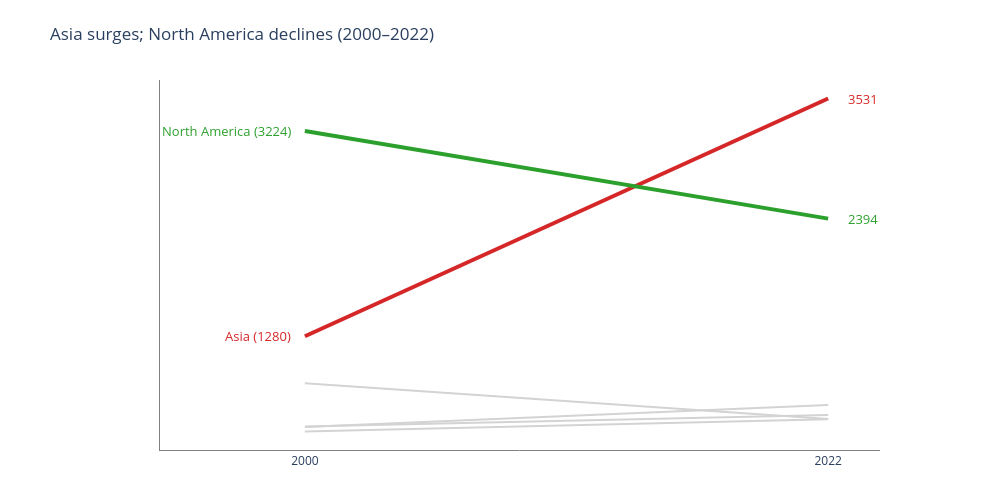

The code cell stored with this chart in its notebook:
### Markdown cell above
---
## Task 2 — Slopegraph: Regional Change 2000 vs 2022

**What to build:** A slopegraph comparing **average regional CO2 emissions** between 2000 and 2022.

**Requirements:**
- One line per region (not per country — aggregate first)
- Colour: regions that increased = one colour; decreased = another
- Values labelled at both ends of each line
- No y-axis tick labels (the endpoint labels make them redundant)
- Insight title stating which regions moved most

> 💡 `df.groupby(['Region','Year'])['CO2_Mt'].mean().reset_index()` then filter to 2000 and 2022

### Code cell
import pandas as pd
import plotly.graph_objects as go

# Load data
df = pd.read_csv('../data/co2_emissions.csv')

# Aggregate
df_region = df.groupby(['Region', 'Year'])['CO2_Mt'].mean().reset_index()
df_filtered = df_region[df_region['Year'].isin([2000, 2022])]

# Pivot
df_pivot = df_filtered.pivot(index='Region', columns='Year', values='CO2_Mt').reset_index()
df_pivot.columns = ['Region', 'CO2_2000', 'CO2_2022']

# Change
df_pivot['Change'] = df_pivot['CO2_2022'] - df_pivot['CO2_2000']

# Identify key regions
top_increase = df_pivot.sort_values('Change', ascending=False).iloc[0]
top_decrease = df_pivot.sort_values('Change').iloc[0]

# Axis shift (KEY FIX)
x_axis_shift = 0.12   # moves axis right of labels

fig = go.Figure()

for _, row in df_pivot.iterrows():
    region = row['Region']

    # Style
    if region == top_increase['Region']:
        color = '#d62728'
        width = 4
        highlight = True
    elif region == top_decrease['Region']:
        color = '#2ca02c'
        width = 4
        highlight = True
    else:
        color = '#D3D3D3'
        width = 2
        highlight = False

    # Shifted X positions
    x_vals = [x_axis_shift, 1]

    fig.add_trace(go.Scatter(
        x=x_vals,
        y=[row['CO2_2000'], row['CO2_2022']],
        mode='lines',
        line=dict(color=color, width=width),
        showlegend=False
    ))

    # LEFT labels (before axis)
    if highlight:
        fig.add_annotation(
            x=x_axis_shift - 0.02,
            y=row['CO2_2000'],
            text=f"{region} ({row['CO2_2000']:.0f})",
            showarrow=False,
            xanchor='right',
            font=dict(size=13, color=color)
        )

        # RIGHT values
        fig.add_annotation(
            x=1.03,
            y=row['CO2_2022'],
            text=f"{row['CO2_2022']:.0f}",
            showarrow=False,
            xanchor='left',
            font=dict(size=13, color=color)
        )

# Layout
fig.update_layout(
    title="Asia surges; North America declines (2000–2022)",
    width=1000,
    height=500,
    plot_bgcolor='white',

    xaxis=dict(
        tickvals=[x_axis_shift, 1],
        ticktext=['2000', '2022'],
        showline=True,
        linecolor='grey',
        linewidth=1,
        showgrid=False,
        zeroline=False
    ),

    yaxis=dict(
        showline=True,
        linecolor='grey',
        linewidth=1,
        showgrid=False,
        zeroline=False,
        showticklabels=False
    ),

    margin=dict(l=160, r=120, t=80, b=50)
)

fig.show()

### Figure 1 — Plotly figure (JSON) as saved in the notebook; plotly's stock layout.template omitted (floating-point values rounded to 4 significant figures)
{"data": [{"line": {"color": "#D3D3D3", "width": 2}, "mode": "lines", "showlegend": false, "type": "scatter", "x": [0.12, 1], "y": [425.4, 534.4]}, {"line": {"color": "#d62728", "width": 4}, "mode": "lines", "showlegend": false, "type": "scatter", "x": [0.12, 1], "y": [1280.0, 3531.0]}, {"line": {"color": "#D3D3D3", "width": 2}, "mode": "lines", "showlegend": false, "type": "scatter", "x": [0.12, 1], "y": [834.9, 496.5]}, {"line": {"color": "#D3D3D3", "width": 2}, "mode": "lines", "showlegend": false, "type": "scatter", "x": [0.12, 1], "y": [419.9, 629.1]}, {"line": {"color": "#2ca02c", "width": 4}, "mode": "lines", "showlegend": false, "type": "scatter", "x": [0.12, 1], "y": [3224.0, 2394.0]}, {"line": {"color": "#D3D3D3", "width": 2}, "mode": "lines", "showlegend": false, "type": "scatter", "x": [0.12, 1], "y": [378.4, 493.7]}], "layout": {"annotations": [{"font": {"color": "#d62728", "size": 13}, "showarrow": false, "text": "Asia (1280)", "x": 0.1, "xanchor": "right", "y": 1280.0}, {"font": {"color": "#d62728", "size": 13}, "showarrow": false, "text": "3531", "x": 1.03, "xanchor": "left", "y": 3531.0}, {"font": {"color": "#2ca02c", "size": 13}, "showarrow": false, "text": "North America (3224)", "x": 0.1, "xanchor": "right", "y": 3224.0}, {"font": {"color": "#2ca02c", "size": 13}, "showarrow": false, "text": "2394", "x": 1.03, "xanchor": "left", "y": 2394.0}], "height": 500, "margin": {"b": 50, "l": 160, "r": 120, "t": 80}, "plot_bgcolor": "white", "title": {"text": "Asia surges; North America declines (2000–2022)"}, "width": 1000, "xaxis": {"linecolor": "grey", "linewidth": 1, "showgrid": false, "showline": true, "ticktext": ["2000", "2022"], "tickvals": [0.12, 1], "zeroline": false}, "yaxis": {"linecolor": "grey", "linewidth": 1, "showgrid": false, "showline": true, "showticklabels": false, "zeroline": false}}}
